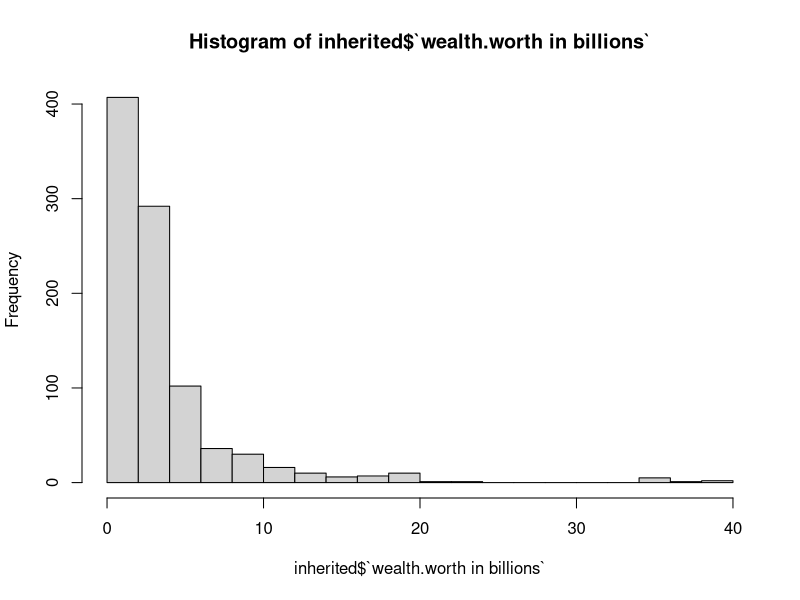
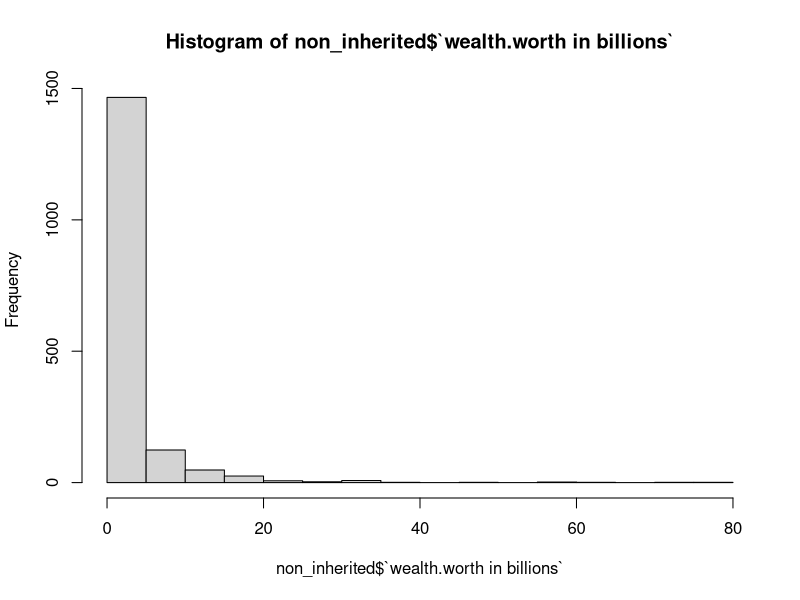
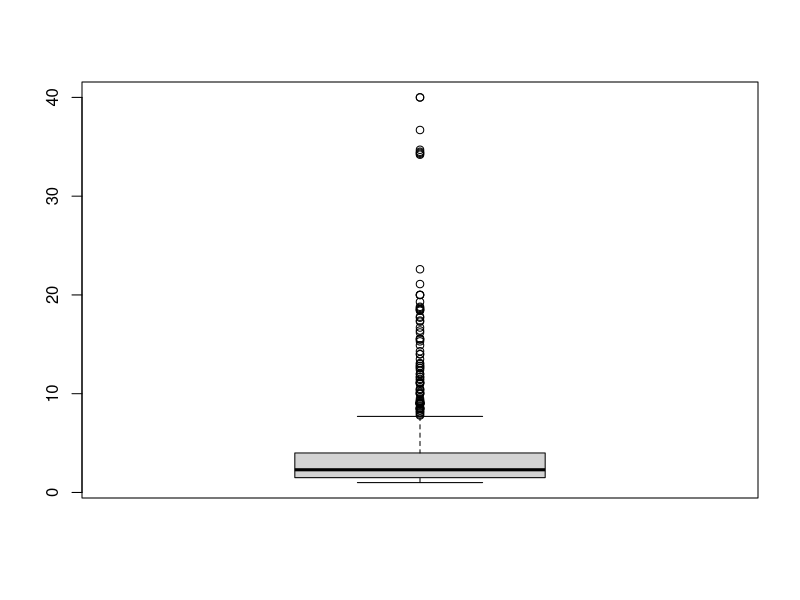
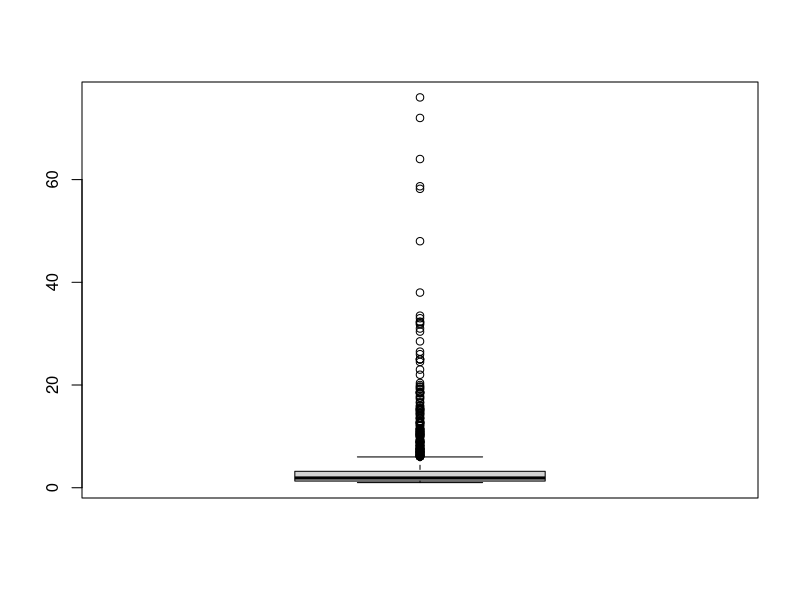
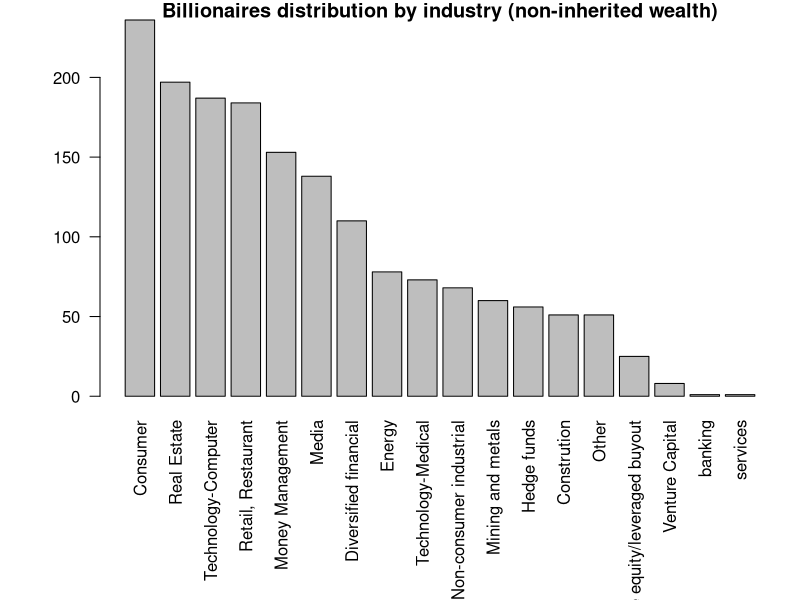

Write the R code that produced these figures, in order.
## ---- chunk 1
knitr::opts_chunk$set(echo = TRUE)
## ---- chunk 2
library("readxl")
library(tidyverse)
library(dplyr)
## ---- chunk 3
# Učitavanje podataka iz excel datoteke
# Promijeniti path u put do datoteke s podacima
bill_data <- read_excel("billionaires.xlsx")
## ---- chunk 4
dim(bill_data) # dimenzije: 2614 redaka i 22 stupaca
names(bill_data) # imena stupaca
view(bill_data)

# klase pojedinih stupaca
sapply(bill_data, class)

# klasa tablice
class(bill_data) 
# zaključak: bill_data podaci su dobro učitani
## ---- chunk 5
# Pomoćna funkcija za izbacivanje stršećih vrijednosti
remove_outliers <- function(data, data_column) {
  quartiles <- quantile(data_column, probs=c(.25, .75), na.rm = FALSE)
  IQR <- IQR(data_column)
  Lower <- quartiles[1] - 1.5*IQR
  Upper <- quartiles[2] + 1.5*IQR 
  
  return(subset(data, data_column >= Lower & data_column <= Upper))
}

cat('\n Dimenzija podataka: ', dim(bill_data))
## ---- chunk 6
for (col_name in names(bill_data)){
  if (sum(is.na(bill_data[,col_name])) > 0){
    cat('Ukupno nedostajućih vrijednosti za varijablu'
        ,col_name, ': ', sum(is.na(bill_data[,col_name])),'\n')
  }
}

## ---- chunk 7
# Učitavanje podataka iz excel datoteke

inherited = bill_data[bill_data$wealth.how.inherited!="not inherited",]
print(inherited)
non_inherited = bill_data[bill_data$wealth.how.inherited=="not inherited",]
print(non_inherited)
inherited_mean = mean(inherited$`wealth.worth in billions`)
print(inherited_mean)
hist(inherited$`wealth.worth in billions`, breaks = 20)
non_inherited_mean = mean(non_inherited$`wealth.worth in billions`)
print(non_inherited_mean)
hist(non_inherited$`wealth.worth in billions`, breaks = 20)
boxplot(inherited$`wealth.worth in billions`)
boxplot(non_inherited$`wealth.worth in billions`)
wilcox.test(inherited_mean, non_inherited_mean, alternative = "two.sided")

# jel smijem odrezat dio podataka (pogledati histogram i box plot), koji dio? 
# ako ne, koji test koristi? t-test za mediane umjesto meana? ili neparametarski test? kao sto je wilcoxon?
## ---- chunk 8
#
par(mar=c(10,5,1,1))
barplot(sort(table(subset(non_inherited$wealth.how.industry, non_inherited$wealth.how.industry != "0")), decreasing = TRUE),
        main = "Billionaires distribution by industry (non-inherited wealth)",
        las = 2)
